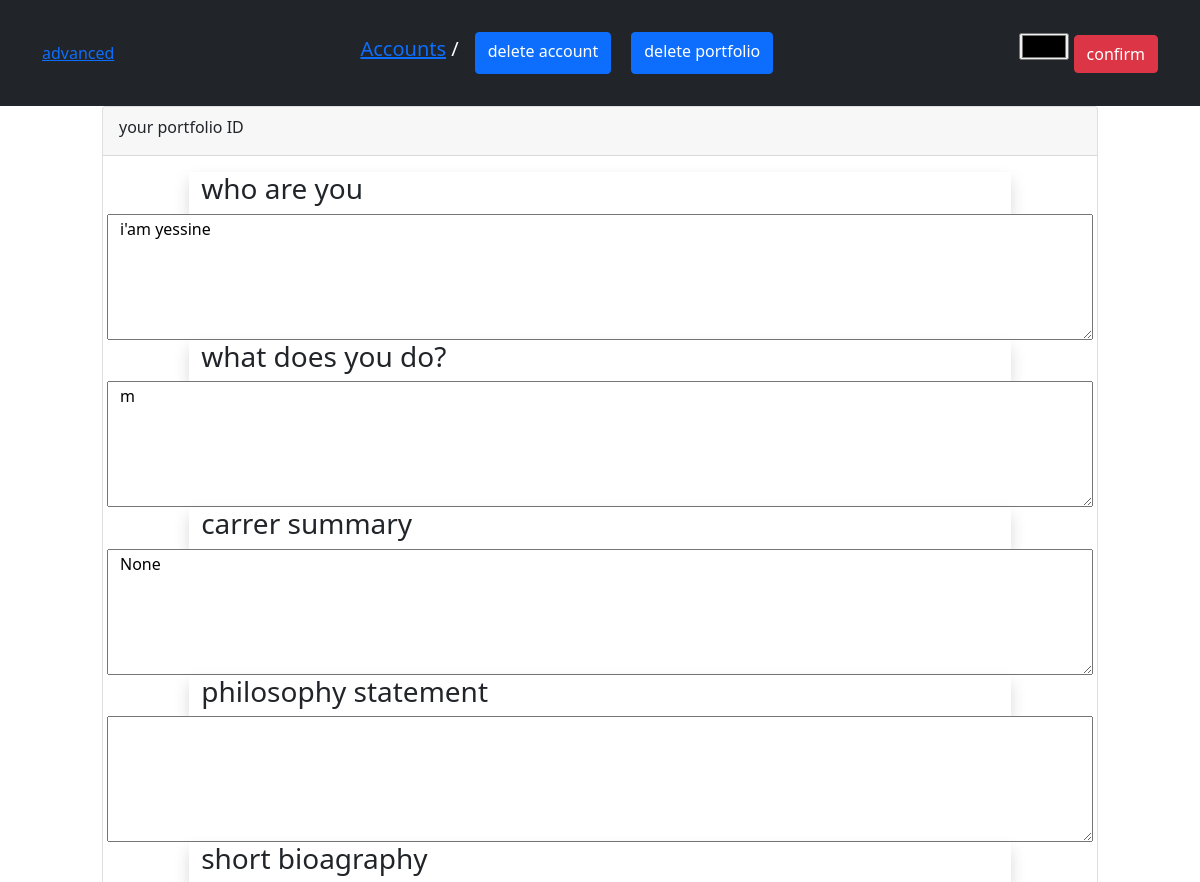
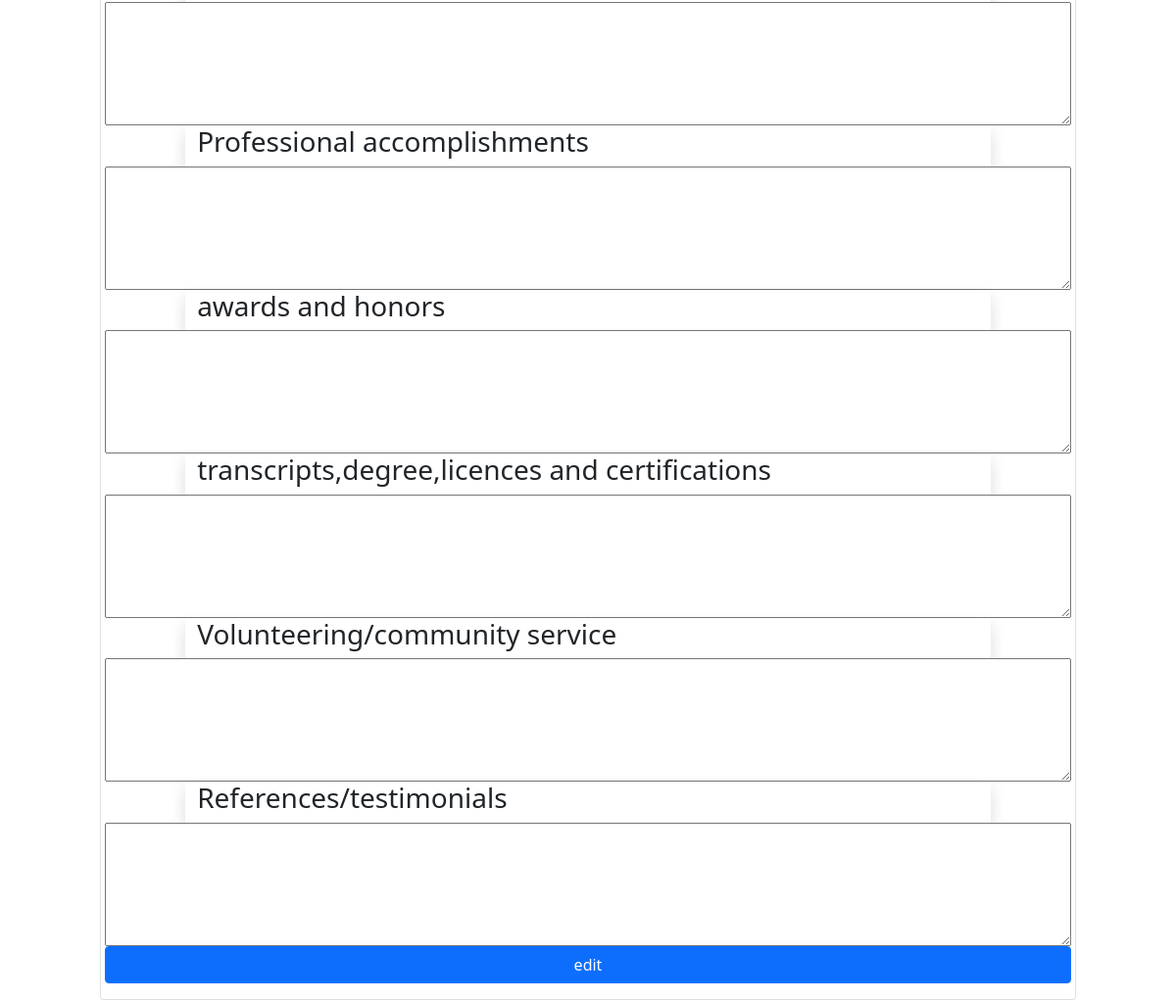
The app's page /portfolio with its own data (2 pictures, top to bottom).
### MainApplication/models.py (models this page shows, shortened)
class Portfolio(models.Model):
   who_is_you=models.TextField(max_length=1000,null=True,blank=True)
   what_does_you_do=models.TextField(max_length=1000,null=True,blank=True)
   career_summary=models.TextField(max_length=1000,null=True,blank=True)
   A_philosophy_statement=models.TextField(max_length=1000,null=True,blank=True)
   A_short_biography=models.TextField(max_length=1000,null=True,blank=True)
   Professional_accomplishments=models.TextField(max_length=1000,null=True,blank=True)
   Awards_and_honors=models.TextField(max_length=1000,null=True,blank=True)
   Transcripts_degrees_licenses_certifications=models.TextField(max_length=1000,null=True,blank=True)
   Volunteering_community_service=models.TextField(max_length=1000,null=True,blank=True)
   References_testimonials=models.TextField(max_length=1000,null=True,blank=True)
   portfolioAccount=models.OneToOneField(Account,on_delete=models.CASCADE,null=True)
   class Meta:
        verbose_name="portfeuille"

### MainApplication/views.py (the view)
# urls.py: path('portfolio',views.showPortfolio),
def showPortfolio(request):
    portfolios=Portfolio.objects.all()
    portfolio=portfolios.first()
    return render(request,'oneAccount.html',{'portfolio':portfolio})

### MainApplication/templates/oneAccount.html (shortened to what this page needs)
{% load static %}
<!DOCTYPE html>
<html lang="en">
<head>
    <link rel="stylesheet" href="{%static '/css/bootstrap.min.css'%}">
</head>
<body>
 <nav class="navbar navbar-expand-lg navbar-dark bg-dark">
    <div class="container">
    <a onclick='f()' href="{{account.accountId}}" id="linkId">advanced</a>
        <ul class="breadcrumb my-4">
           <h3>
            <li class="navbar-brand "><a href="{% url 'showAccounts' %}">Accounts</a> /{{account.login}}</li>
           </h3>
           <a href="delete" style="margin-right:20px;" class="btn btn-primary">delete account</a>
           {% if portfolio  is not None %}
           <a href="deletePortfolio" class="btn btn-primary">delete portfolio</a>
           {% endif %}
        </ul>
        <div class="btn-group">
            <form action="" method="post">
            <input type="color" id="color" name="color">
            <button type="submit" class="btn btn-danger" onclick="fun()" href="updateColor">confirm</button>
            </form>
        </div>
    </div>
 </nav>
 <div class="row">
<div class="col-md-10 offset-md-1">
  <div class="card">
      <div class="card-header">
        your portfolio ID
      </div>
      <div class="card-body">
        <div class="row">
            <div class="col-md-10 offset-md-1 shadow " >
                <h3>who are you</h3>
                     </div>
        <textarea name="" id="" cols="30" rows="5" readonly>{{portfolio.who_is_you}}</textarea>
    </div>
    <div class="row">
        <div class="col-md-10 offset-md-1 shadow " >
            <h3>what does you do?</h3>
                 </div>
        <textarea name="" id="" cols="30" rows="5" readonly>{{portfolio.what_does_you_do}}</textarea>
    </div>
    <div class="row">
        <div class="col-md-10 offset-md-1 shadow " >
            <h3>carrer summary</h3>
            </div>
        <textarea name="" id="" cols="30" rows="5" readonly>{{portfolio.career_summary}}</textarea>
    </div>
    <div class="row">
        <div class="col-md-10 offset-md-1 shadow " >
            <h3>philosophy statement</h3>
            </div>
        <textarea name="" id="" cols="30" rows="5" readonly>{{portfolio.A_philosophy_statement}}</textarea>
    </div>
    <div class="row">
        <div class="col-md-10 offset-md-1 shadow " >
            <h3>short bioagraphy</h3>
            </div>
        <textarea name="" id="" cols="30" rows="5" readonly>{{portfolio.A_short_biography}}</textarea>
    </div>
    <div class="row">
        <div class="col-md-10 offset-md-1 shadow " >
            <h3>Professional accomplishments</h3>
            </div>
        <textarea name="" id="" cols="30" rows="5" readonly>{{portfolio.Professional_accomplishments}}</textarea>
    </div>
    <div class="row">
        <div class="col-md-10 offset-md-1 shadow " >
            <h3>awards and honors</h3>
            </div>
        <textarea name="" id="" cols="30" rows="5" readonly>{{portfolio.Awards_and_honors}}</textarea>
    </div>
    <div class="row">
        <div class="col-md-10 offset-md-1 shadow " >
            <h3>transcripts,degree,licences and certifications</h3>
            </div>
        <textarea name="" id="" cols="30" rows="5" readonly>{{portfolio.Transcripts_degrees_licenses_certifications}}</textarea>
    </div>
    <div class="row">
        <div class="col-md-10 offset-md-1 shadow " >
            <h3>Volunteering/community service</h3>
            </div>
        <textarea name="" id="" cols="30" rows="5" readonly>{{portfolio.Volunteering_community_service}}</textarea>
    </div>
    <div class="row">
        <div class="col-md-10 offset-md-1 shadow " >
            <h3>References/testimonials</h3>
        </div>
        <textarea name="" id="" cols="30" rows="5" readonly>{{portfolio.References_testimonials}}</textarea>
        <a class="btn btn-primary" onclick="edit(this)" href="update">edit</a>
    </div>
</div>
  </div>
</div>
</div>
</body>
</html>

### records on screen
Portfolio: who_is_you "i'am yessine", what_does_you_do "m", career_summary "None"
